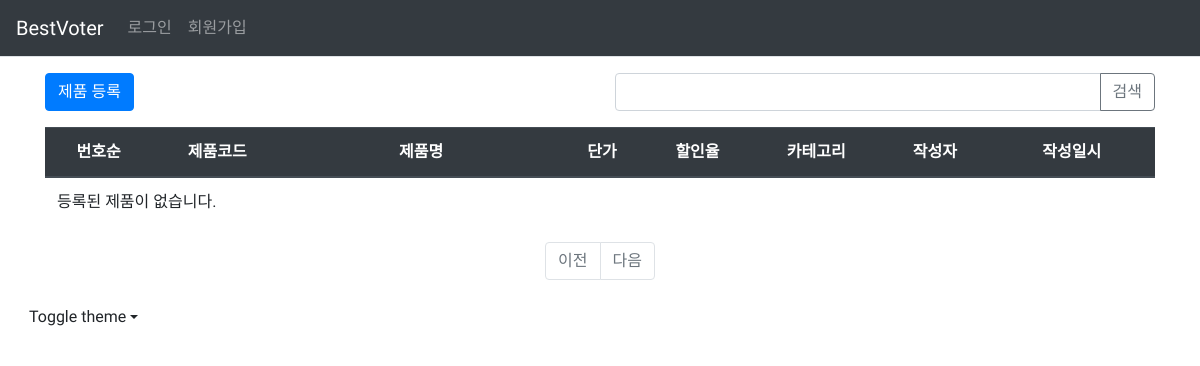
Before: / with the older database file.
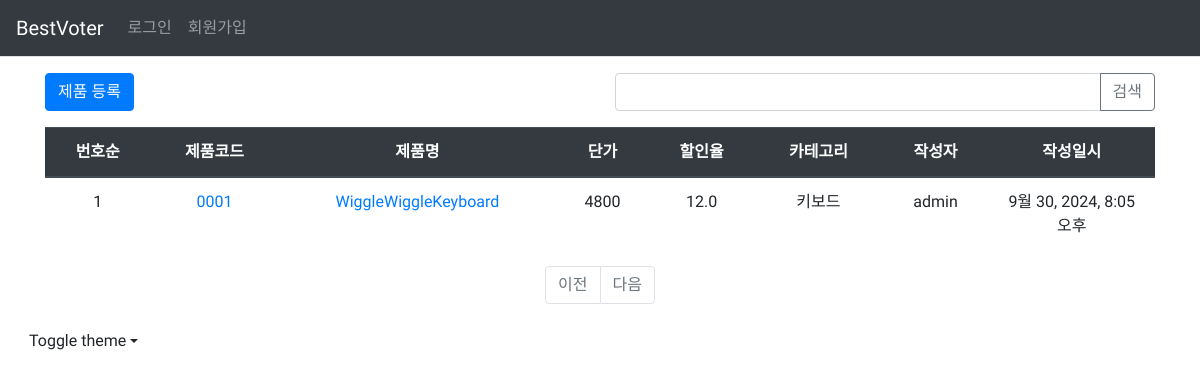
After: the same page with the newer database file.
### sales/models.py (models this page shows, shortened)
class Product(models.Model):
    author = models.ForeignKey(User, on_delete=models.CASCADE, related_name='author_Product')
    pcode = models.CharField(max_length=4, primary_key=True)  # 4자리 문자열로 변경
    pname = models.CharField(max_length=20, blank=False)
    punitprice = models.PositiveIntegerField(blank=False)
    pdiscountrate = models.DecimalField(max_digits=3, decimal_places=1, blank=False)  # 할인율
    pcategory = models.ForeignKey(Category, on_delete=models.CASCADE, related_name='products')
    pcontent = models.TextField()
    create_date = models.DateTimeField(auto_now_add=True)
    modify_date = models.DateTimeField(null=True, auto_now_add=True, blank=True)
    view_count = models.PositiveIntegerField(default=0)
    image01 = models.ImageField(upload_to='sales/image01/', null=False, blank=False, verbose_name='업로드 이미지01')

class Category(models.Model):
    name = models.CharField(max_length=100, unique=True)
    class Meta:
        verbose_name = 'Category'  # 단수형
        verbose_name_plural = 'Categories'  # 복수형
    def __str__(self):
        return self.name

### sales/views/base_views.py (the view)
# urls.py: path('', base_views.index, name='index'),  # '/' 에 해당되는 path
def index(request):
    logger.info("INFO 레벨로 출력")
    page = request.GET.get('page', '1')
    kw = request.GET.get('kw', '')
    product_list = Product.objects.order_by('-create_date')
    if kw:
        product_list = product_list.filter(
            Q(pcode__icontains=kw) |  # pnumber 검색어 포함
            Q(pname__icontains=kw) |  # 품목 검색어 포함
            Q(pcategories__icontains=kw) # 카테고리 분류 포함
        ).distinct()  # 중복 제거
    paginator = Paginator(product_list, 10)
    page_obj = paginator.get_page(page)
    context = {'QList': page_obj, 'page': page, 'kw': kw}
    return render(request, 'sales/product_list.html', context)

### sales/templatetags/sales_filter.py (called while the page is built)
@register.filter  # Django 템플릿 필터로 등록
def sub(value, arg):
    return value - arg

### templates/sales/product_list.html (shortened to what this page needs)
{% extends 'base.html' %}
{% load sales_filter %}
{% block content %}
<div class="container my-3">
    <div class="row my-3">
        <div class="col-6">
            <a href="{% url 'sales:product_create' %}" class="btn btn-primary">제품 등록</a>
        </div>
        <div class="col-6">
            <div class="input-group">
                <input type="text" id="search_kw" class="form-control" value="{{ kw|default_if_none:'' }}">
                <div class="input-group-append">
                    <button class="btn btn-outline-secondary" type="button" id="btn_search">검색</button>
                </div>
            </div>
        </div>
    </div>
    <table class="table">
        <thead class="text-center">
        <tr class="thead-dark">
            <th>번호순</th>
            <th>제품코드</th>
            <th style="width:25%">제품명</th>
            <th>단가</th>
            <th>할인율</th>
            <th>카테고리</th>
            <th>작성자</th>
            <th style="width:15%">작성일시</th>
        </tr>
        </thead>
        <tbody>
        {% if QList %}
            {% for product in QList %}
            <tr class="text-center">
                <td>
                    {{ QList.paginator.count|sub:QList.start_index|sub:forloop.counter0|add:1 }}
                </td>
                <td class="text-start">
                    <a href="{% url 'sales:detail' product.pcode %}">{{ product.pcode }}</a>
                </td>
                <td>
                    <a href="{% url 'sales:detail' product.pcode %}">{{ product.pname }}</a>
                </td>
                <td>
                    {{ product.punitprice }}
                </td>
                <td>
                    {{ product.pdiscountrate }}
                </td>
                <td>
                    {{ product.pcategory }}
                </td>
                <td>{{ product.author.username }}</td>
                <td>{{ product.create_date }}</td>
            </tr>
            {% endfor %}
        {% else %}
        <tr>
            <td colspan="4">등록된 제품이 없습니다.</td>
        </tr>
        {% endif %}
        </tbody>
    </table>
    <ul class="pagination justify-content-center">
        {% if product_list.has_previous %}
        <li class="page-item">
            <a class="page-link" data-page="{{ product_list.previous_page_number }}" href="javascript:void(0)">
                이전
            </a>
        </li>
        {% else %}
        <li class="page-item disabled">
            <a class="page-link" tabindex="-1" aria-disabled="true" href="#">이전</a>
        </li>
        {% endif %}
        {% if product_list.has_next %}
        <li class="page-item">
            <a class="page-link" data-page="{{ product_list.next_page_number }}" href="javascript:void(0)">다음</a>
        </li>
        {% else %}
        <li class="page-item disabled">
            <a class="page-link" tabindex="-1" aria-disabled="true" href="#">다음</a>
        </li>
        {% endif %}
    </ul>
</div>
{% endblock %}

### templates/base.html (shortened to what this page needs)
{% load static %}
<!DOCTYPE html>
<html lang="ko" data-bs-theme="light">
<head>
    <link rel="stylesheet" href="{% static 'baseboot_min/bootstrap.min.css' %}">
    <link rel="stylesheet" href="https://cdn.jsdelivr.net/npm/@docsearch/css@3">
</head>
<body>
    {% include 'navbar.html' %}
    {% block content %}
    {% endblock %}
    <div class="dropdown position-fixed bottom-0 end-0 mb-3 me-3 bd-mode-toggle">
        <button class="btn btn-bd-primary py-2 dropdown-toggle d-flex align-items-center" id="bd-theme" type="button" aria-expanded="false" data-bs-toggle="dropdown" aria-label="Toggle theme (light)">
          <svg class="bi my-1 theme-icon-active" width="1em" height="1em">
            <use href="#sun-fill"></use>
          </svg>
          <span class="visually-hidden" id="bd-theme-text">Toggle theme</span>
        </button>
  </div>
</body>
</html>

### templates/navbar.html (shortened to what this page needs)
<nav class="navbar navbar-expand-lg navbar-dark bg-dark border-bottom">
    <a class="navbar-brand" href="{% url 'sales:index' %}">BestVoter</a>
    <div class="collapse navbar-collapse flex-grow-0" id="navbarNav">
        <ul class="navbar-nav">
            <li class="nav-item">
                {% if user.is_authenticated %}
                    <a class="nav-link" href="{% url 'common:logout' %}">{{ user.username }} (로그아웃)</a>
                {% else %}
                    <a class="nav-link" href="{% url 'common:login' %}">로그인</a>
                {% endif %}
            </li>
            <li class="nav-item">
                {% if not user.is_authenticated %}
                    <a class="nav-link" href="{% url 'common:signup' %}">회원가입</a>
                {% endif %}
            </li>
        </ul>
    </div>
</nav>

### templates/base.html (style rules this page uses)
.btn-bd-primary { --bd-violet-bg: #712cf9; --bd-violet-rgb: 112.520718, 44.062154, 249.437846; --bs-btn-font-weight: 600; --bs-btn-color: var(--bs-white); --bs-btn-bg: var(--bd-violet-bg); --bs-btn-border-color: var(--bd-violet-bg); --bs-btn-hover-color: var(--bs-white); --bs-btn-hover-bg: #6528e0; --bs-btn-hover-border-color: #6528e0; --bs-btn-focus-shadow-rgb: var(--bd-violet-rgb); --bs-btn-active-color: var(--bs-btn-hover-color); --bs-btn-active-bg: #5a23c8; --bs-btn-active-border-color: #5a23c8; }

Changed rows visible on the page:
added Product: paginator.count|sub "1", pcode "0001", pname "WiggleWiggleKeyboard", punitprice "4800", pdiscountrate "12.0", pcategory "키보드", author.username "admin", create_date "9월 30, 2024, 8:05 오후"
Other visible differences:
text no longer shown: "등록된 제품이 없습니다."
